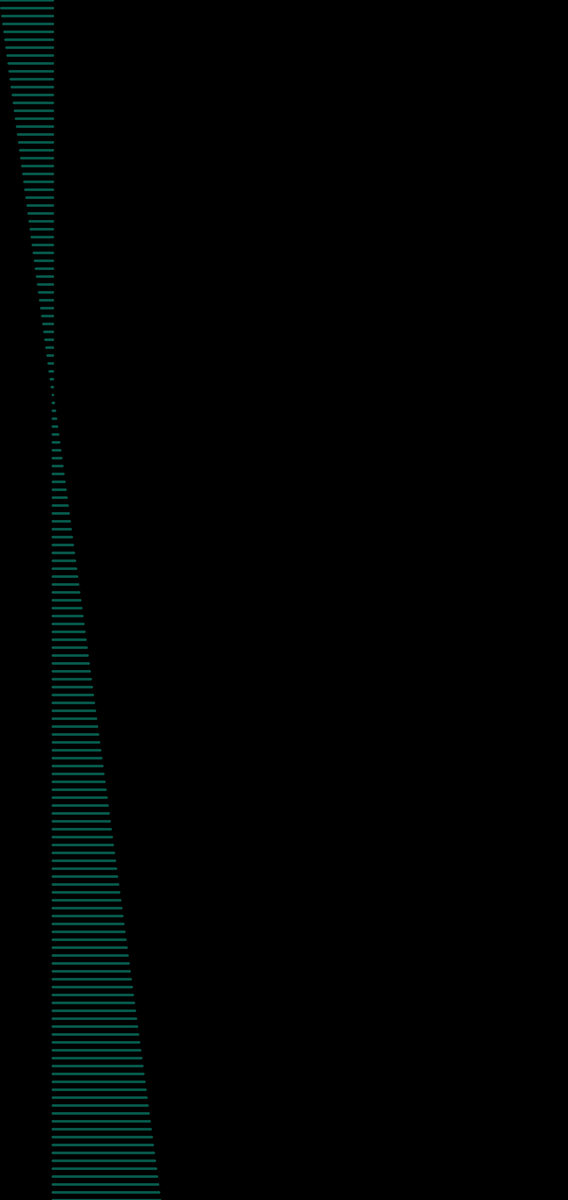
Frame 1 (no input)
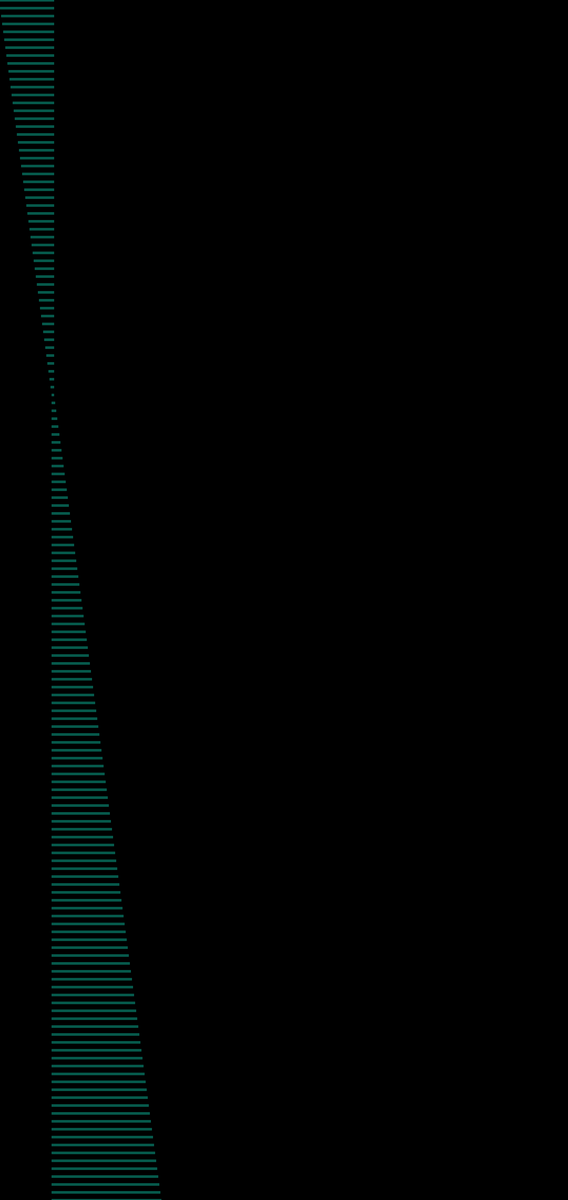
Frame 60 (the mouse pressed at the canvas centre just before this capture)
Frame 120 (the mouse held since frame 60 and released just before this capture): identical to frame 60, image omitted

The Processing sketch that drew these frames (run headless with seeded random() and noise(); from frame 60 on, the mouse is pressed at the canvas centre):

// Processing sketch: green_lines_on_black
// ── green_lines_on_black.pde
float speed = 8;
float x, y;

void setup()
{
  size(1080, 2280);
  background(0);
}
void draw()
{
  
  
  for (int i=0; i<=200; i++)
  {
    strokeWeight(5);
    stroke(6, 89, 75);
    line(i*2, i*15, 100, i*15);
  }
  speed = speed + 1;
  x = x + 1;
  y = y + 1;
}
